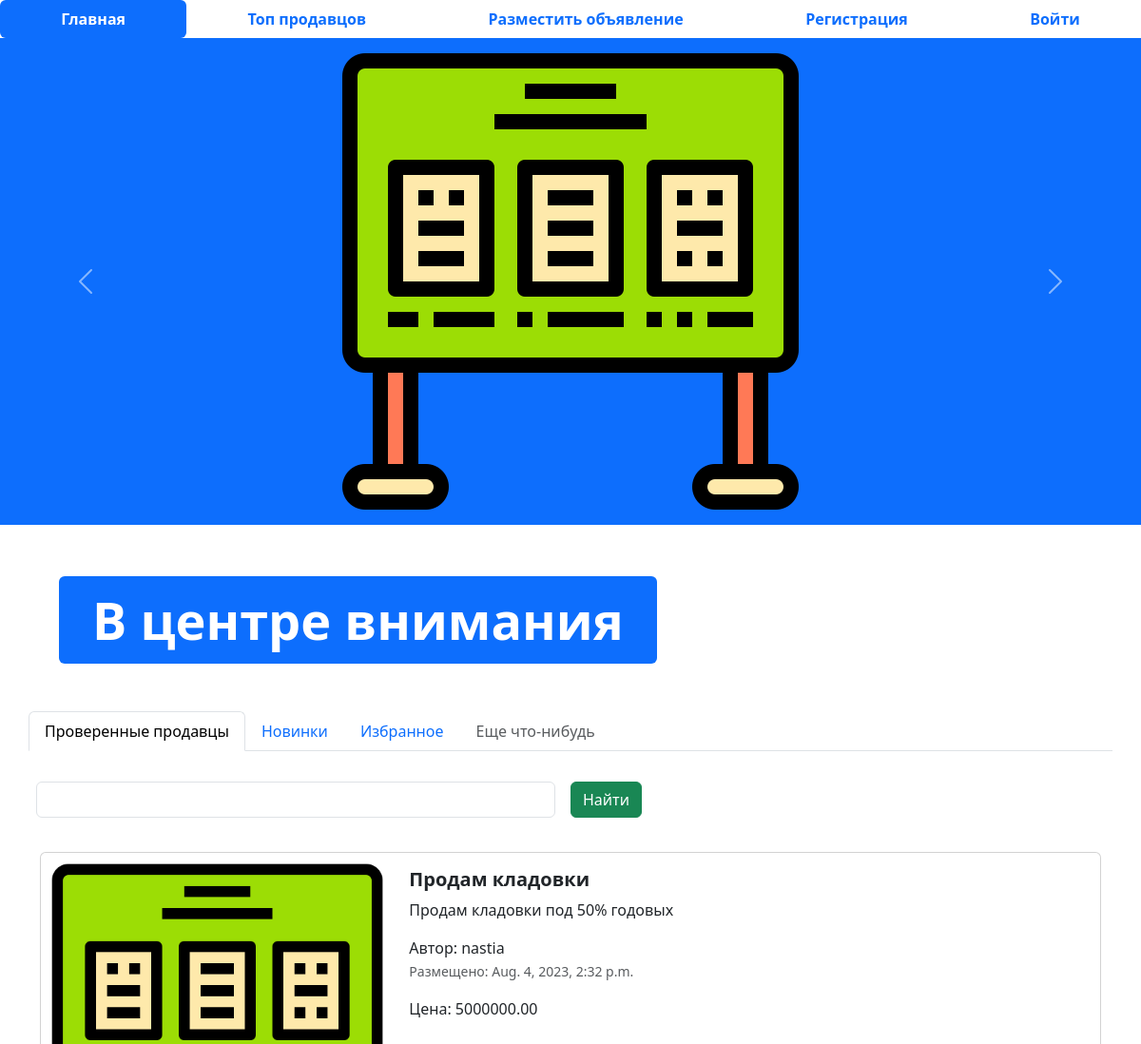
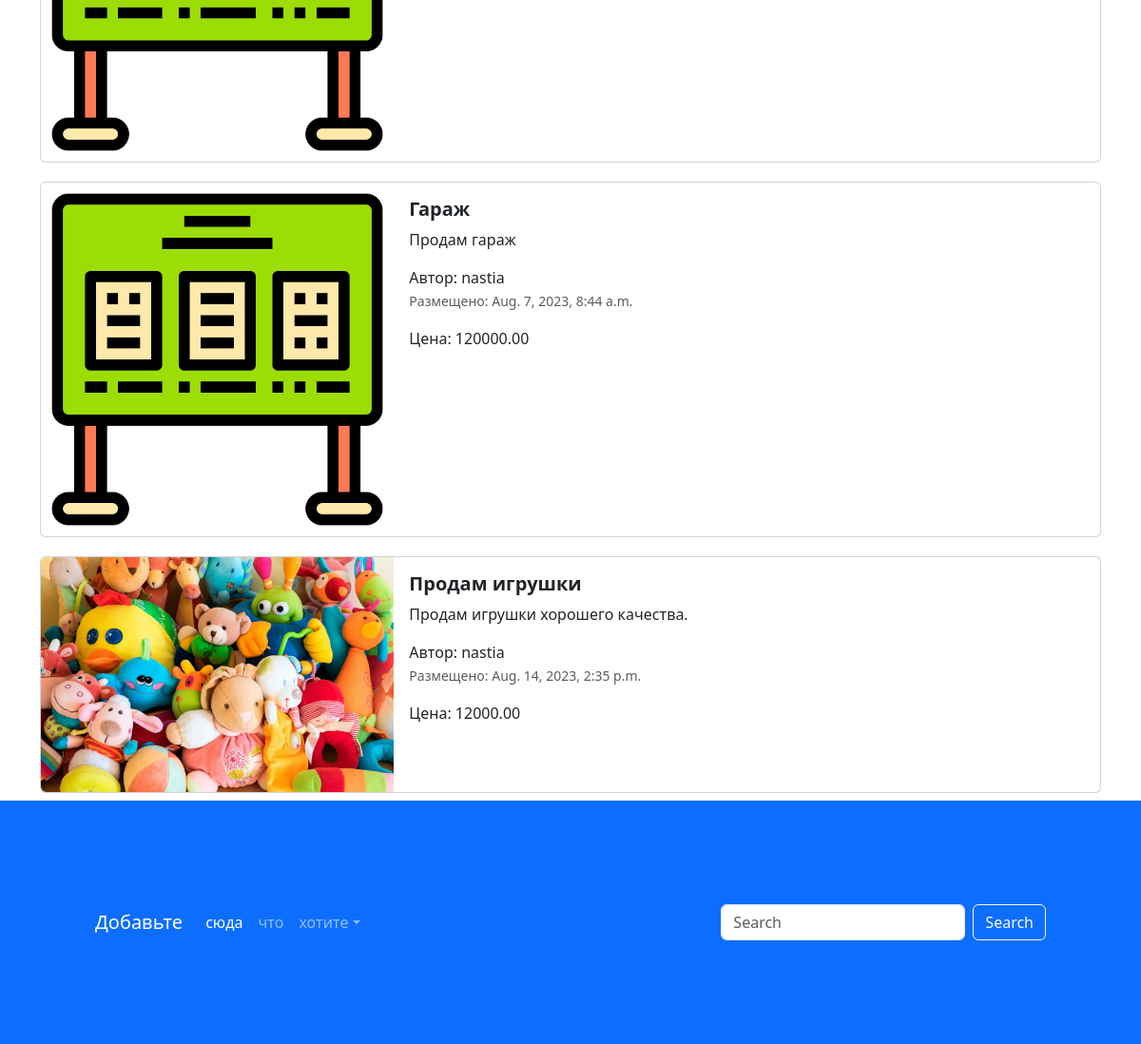
The page / on the database its author committed (2 pictures, top to bottom).
### app_advertisements/models.py (models this page shows, shortened)
class Advertisement(models.Model):
    title = models.CharField('Заголовок', max_length=128)
    description = models.TextField('Описание')
    price = models.DecimalField('Цена', max_digits=10, decimal_places=2)
    auction = models.BooleanField('Торг', help_text='Укажите, уместен ли торг')
    created_at = models.DateTimeField(auto_now_add=True)
    updated_at = models.DateTimeField(auto_now=True)
    user = models.ForeignKey(User, verbose_name='пользователь', on_delete=models.CASCADE)
    image = models.ImageField('Изрбражение', upload_to='advertisements/')

### app_advertisements/views.py (the view)
# urls.py: path('', index, name='main-page'),
def index(request):
    advertisements = Advertisement.objects.all()
    context = {'advertisements': advertisements}
    return render(request, 'app_advertisements/index.html', context)

### templates/app_advertisements/index.html (shortened to what this page needs)
{% extends 'base.html' %}
{% load static %}
{% block content %}
<ul class="nav nav-pills sticky-top bg-white nav-fill">
  <li class="nav-item">
    <a class="nav-link active" aria-current="page" href="{% url 'index' %}">
      <span style="font-weight: bold;">Главная</span>
    </a>
  </li>
  <li class="nav-item">
    <a class="nav-link" href="{% url 'top-sellers' %}"><span style="font-weight: bold;">Топ продавцов</span>
    </a>
  </li>
  <li class="nav-item">
    <a class="nav-link" href="{% url 'advertisement-post' %}">
      <span style="font-weight: bold;">Разместить объявление</span>
    </a>
  </li>
  {% if user.is_authenticated %}
    <li class="nav-item">
      <a class="nav-link" href="{% url 'profile' %}">
        <span style="font-weight: bold;">Профиль</span>
      </a>
    </li>
    <li class="nav-item">
      <a class="nav-link" href="{% url 'logout' %}">
        <span style="font-weight: bold;">Выйти</span>
      </a>
    </li>
  {% else %}
    <li class="nav-item">
      <a class="nav-link" href="{% url 'register' %}">
        <span style="font-weight: bold;">Регистрация</span>
      </a>
    </li>
    <li class="nav-item">
      <a class="nav-link" href="{% url 'login' %}">
        <span style="font-weight: bold;">Войти</span>
      </a>
    </li>
  {% endif %}
</ul>
<div id="carouselExampleControls" class="carousel slide bg-primary" data-bs-ride="carousel">
  <div class="carousel-inner">
    <div class="carousel-item active">
      <img src="{% static 'img/item.png' %}" class="mx-auto d-block w-33" alt="...">
    </div>
  </div>
  <button class="carousel-control-prev" type="button" data-bs-target="#carouselExampleControls" data-bs-slide="prev">
    <span class="carousel-control-prev-icon" aria-hidden="true"></span>
  </button>
  <button class="carousel-control-next" type="button" data-bs-target="#carouselExampleControls" data-bs-slide="next">
    <span class="carousel-control-next-icon" aria-hidden="true"></span>
  </button>
</div>
<div class="container" style="margin: 50px;">
  <div class="display-2">
    <span class="badge bg-primary">В центре внимания</span>
  </div>
</div>
<div class="container">
  <div class="row">
    <ul class="nav nav-tabs bg-white">
      <li class="nav-item">
        <a class="nav-link active" aria-current="page" href="#">Проверенные продавцы</a>
      </li>
      <li class="nav-item">
        <a class="nav-link" href="#">Новинки</a>
      </li>
      <li class="nav-item">
        <a class="nav-link" href="#">Избранное</a>
      </li>
      <li class="nav-item">
        <a class="nav-link disabled" href="#" tabindex="-1" aria-disabled="true">Еще что-нибудь</a>
      </li>
    </ul>
    <form class="row g-3">
      <div class="col-auto w-50">
        <input type="text" class="form-control">
      </div>
      <div class="col-auto">
        <button type="submit" class="btn btn-success mb-3">Найти</button>
      </div>
    </form>
  </div>
  <div class="col">
    {% for adv in advertisements %}
    <div class="card mb-2" style="max-width: 1200px; margin-top: 20px;">
      <div class="row g-0">
        <div class="col-md-4">
          <a href="advertisement.html" class="nav-link">
            {% if adv.image %}
              <img src="{{adv.image.url}}" class="img-fluid rounded-start" alt="Card title">
            {% else %}
              <img src="{% static 'img/item.png' %}" class="img-fluid rounded-start" alt="Card title">
            {% endif %}
          </a>
        </div>
        <div class="col-md-8">
          <div class="card-body">
            <h5 class="card-title">
              <a href="advertisement.html" class="nav-link"><strong>{{adv.title}}</strong></a>
            </h5>
            <a href="advertisement.html" class="nav-link">
              <p class="card-text">
                {{adv.description}}
              </p>
              <span>Автор: {{adv.user}}</span>
              <p class="card-text"><small class="text-muted">Размещено: {{adv.created_at}}</small></p>
              <span>Цена: {{adv.price}}</span>
            </a>
          </div>
        </div>
      </div>
    </div>
    {% endfor %}
  </div>
</div>
<footer style="padding: 100px;" class="bg-primary">
  <nav class="navbar navbar-expand-sm navbar-dark">
    <a class="navbar-brand" href="#">Добавьте</a>
    <div class="collapse navbar-collapse" id="collapsibleNavId">
      <ul class="navbar-nav me-auto mt-2 mt-lg-0">
        <li class="nav-item">
          <a class="nav-link active" href="#" aria-current="page">сюда</a>
        </li>
        <li class="nav-item">
          <a class="nav-link" href="#">что</a>
        </li>
        <li class="nav-item dropdown">
          <a class="nav-link dropdown-toggle" href="#" id="dropdownId" data-bs-toggle="dropdown" aria-haspopup="true"
             aria-expanded="false">хотите</a>
        </li>
      </ul>
      <form class="d-flex my-2 my-lg-0">
        <input class="form-control me-sm-2" type="text" placeholder="Search">
        <button class="btn btn-outline-light my-2 my-sm-0" type="submit">Search</button>
      </form>
    </div>
  </nav>
</footer>
{% endblock %}

### templates/base.html (shortened to what this page needs)
{% load static %}
<!DOCTYPE html>
<html lang="en">
<head>
  <link href="{% static 'css/bootstrap.min.css' %}" rel="stylesheet">
  <link rel="stylesheet" href="{% static 'css/fontello.css' %}">
</head>
<body>
{% block content %}
{% endblock %}
</body>
</html>

### rows shown on the page
Advertisement: title "Продам кладовки", description "Продам кладовки под 50% годовых", user "nastia", created_at "Aug. 4, 2023, 2:32 p.m.", price "5000000.00"
Advertisement: title "Гараж", description "Продам гараж", user "nastia", created_at "Aug. 7, 2023, 8:44 a.m.", price "120000.00"
Advertisement: image (picture), title "Продам игрушки", description "Продам игрушки хорошего качества.", user "nastia", created_at "Aug. 14, 2023, 2:35 p.m.", price "12000.00"
